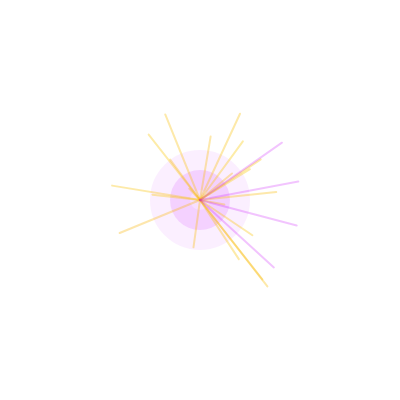
Frame 1 (no input)
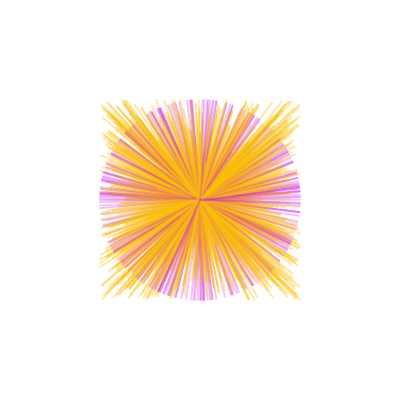
Frame 60 (no input)
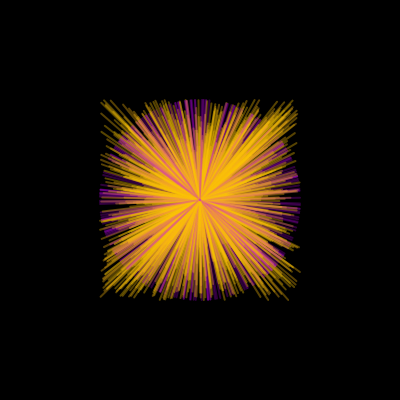
Frame 120 (the mouse pressed at the canvas centre since frame 60)

The p5.js sketch that drew these frames (run headless with seeded random() and noise() and a simulated clock; from frame 60 on, the mouse is pressed at the canvas centre):

// p5.js sketch
// ── sketch.js
let vectors = [];

function setup() {
  background(0,0,0);
  frameRate(20);
  createCanvas(400, 400);
  n = createSlider(1,500,20);
  
  strokeWeight(40);
  stroke(200,50,250,20);
  fill(200,50,250,40);
  ellipse(width/2, height/2,60);
}

function draw() {
  //background(120);
  translate(width/2, height/2);
  
  for(let i= 0; i < n.value(); i++){
    vectors[i] = createVector(random(-100,100),random(-100,100));
    
    strokeWeight(2);
    alph = map(n.value(),1,1000,90,1);
    stroke(250,200-i,i, alph);
    line(0,0,vectors[i].x, vectors[i].y);
  }
  
  for(let i= 0; i < n.value()/5; i++){
    vectors[i] = p5.Vector.random2D();
    vectors[i].mult(100);
    
    strokeWeight(2);
    alph = map(n.value(),1,1000,60,1);
    stroke(200-i,i,250, alph);
    line(0,0,vectors[i].x, vectors[i].y);
  }
  
  
}
function mousePressed(){
  if(mouseY<height-20){
    background(0);
  }
}
